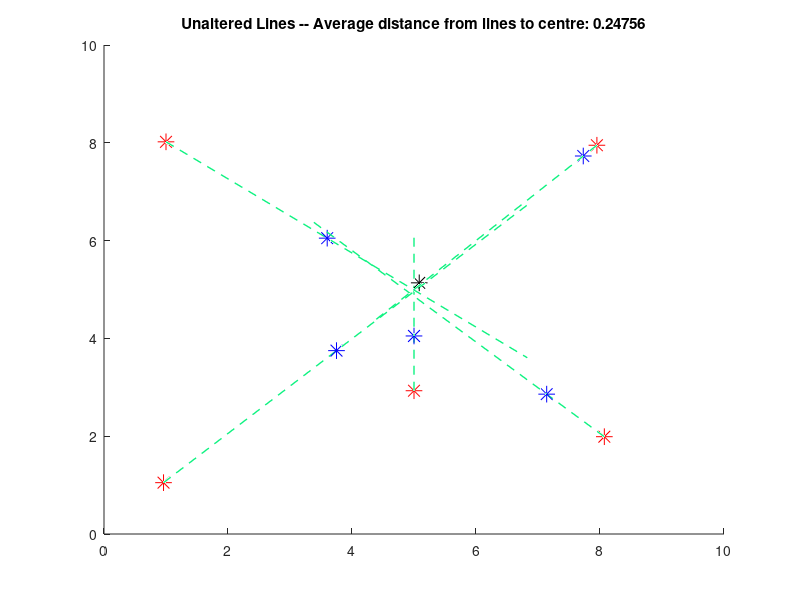
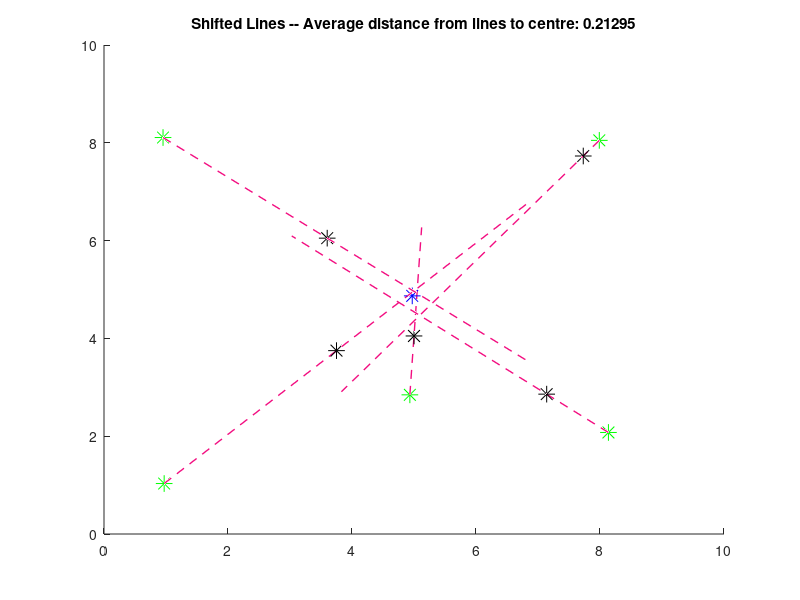

MATLAB code to generate these figures, in order:
% Zachary Baum ~~ 10090150 ~~ 12zmcb
% CISC 271 Winter 2015 ~~ Assignment 4

% This script runs the approximation on all the original data provided, and
% randomly shifted version on the data. The shifting occurs within each
% trial of the script, meaning that every time you run it you should
% recieve different values.
% 
% When performing the approximation, the direction vector, d, is found
% first. Then D is found for the residual calculation. A and b are created
% after finding D for each point of data. Once the approximation of c is
% found, the data is all plotted and the average point-line distance is
% found between the approximation and the lines used. This distance was
% found using the cross-product method; 
%                         
%        Point Line Dist = ||(x - r) cross (c - r)|| / ||(x - r)||
%
% This process is then repeated on the shifted data.


% Used as r's for both plots.
PlanarPoints = [ ...
    [0.96; 1.05; 0] ...
    [1.00; 8.02; 0] ...
    [8.07; 1.99; 0] ...
    [7.95; 7.95; 0] ...
    [5.00; 2.93; 0]];

% Used as x's for both plots.
SpatialPoints = [ ...
    [3.75; 3.75; 13.75] ...
    [3.60; 6.05; 12.98] ...
    [7.14; 2.86;  5.71] ...
    [7.73; 7.73;  1.82] ...
    [5.00; 4.05; 10.48]];


%%%%%%%%%%%%
%
% Running the least squares approximation on the original data points.
%
%%%%%%%%%%%%

r = PlanarPoints;
x = SpatialPoints;

% Create the A matrix and b vector.
A = zeros(length(r(:, 1)));
b = zeros(length(r(:, 1)), 1);

figure;
hold on;

iterationsToDo = length(r);

for i = 1 : iterationsToDo
    
    % Find the direction vector, d for each set of points.
    d = (x(:, i) - r(:, i)) / norm(x(:, i) - r(:, i));

    % Find the D for the residual calculation.
    D = eye(length(d)) - (d * d');

    % Create the A matrix for LHS of equation.
    A = A + (D' * D);
    
    % Create the b vector for RHS of equation.
    b = b + (D' * D * r(:, i));
    
    % Plot lines from the PlanarPoints through the SpatialPoints.
    xPts = [r(1, i), r(1, i) + 30 * d(1)];
    yPts = [r(2, i), r(2, i) + 30 * d(2)];
    zPts = [r(3, i), r(3, i) + 30 * d(3)];
    line(xPts, yPts, zPts, ...
        'LineStyle', '--', ...
        'LineWidth', 1, ...
        'Color', [0.05 0.95 0.5]);
    
    % Plot the initial data (Spatial and Planar) for current iteration.
    plot3(x(1, i), x(2, i), x(3, i), ...
        'b*', ...
        'MarkerSize', 12);
    plot3(r(1, i), r(2, i), r(3, i), ...
        'r*', ...
        'MarkerSize', 12); 
    
end

% Solve the approximation of the point 'c'.
c = A\b;

% Find the average distance from each line to the approximated
% least squares focal point, 'c'.
totalDist = 0;
for i = 1 : iterationsToDo
    
    dist = norm(cross(x(:, i) - r(:, i), c - r(:, i))) / ...
        norm(x(:, i) - r(:, i));
    totalDist = totalDist + dist; 
    
end

avgDist = totalDist / iterationsToDo;

% Add our approximation of 'c' to the graph.
plot3(c(1), c(2), c(3), ...
    'k*', ...
    'MarkerSize', 12);
title(['Unaltered Lines -- Average distance from lines to centre: ', ...
    num2str(avgDist)]);
        
hold off;


%%%%%%%%%%%%
%
% Running the least squares approximation on randomly shifted
% PlanarPoints. Values shifted by are between -0.1 and 0.1 inclusive.
%
%%%%%%%%%%%%

shiftedR = PlanarPoints;
shiftedX = SpatialPoints;

% Create the A matrix and b vector for the shifted data.
shiftedA = zeros(length(shiftedR(:, 1)));
shiftedb = zeros(length(shiftedR(:, 1)), 1);

figure;
hold on;

iterationsToDo = length(shiftedR);

% Randomly shift the PlanarPoints along XY plane by values in the
% range [-0.1 ... 0.1].
a = -0.1;
b = 0.1;

for i = 1 : iterationsToDo
   
    rand1 = a + (b-a) * rand(1,1);
    rand2 = a + (b-a) * rand(1,1);
    shiftedR(1, i) = shiftedR(1, i) + rand1;
    shiftedR(2, i) = shiftedR(2, i) + rand2;
    
end

for i = 1 : iterationsToDo
    
    % Find the direction vector, d for each set of shifted points.
    shiftedd = (shiftedX(:, i) - shiftedR(:, i)) / norm(shiftedX(:, i) - shiftedR(:, i));

    % Find the D for the residual calculation of the shifted points.
    shiftedD = eye(length(shiftedd)) - (shiftedd * shiftedd');

    % Create the A matrix for LHS of equation of the shifted points.
    shiftedA = shiftedA + (shiftedD' * shiftedD);
    
    % Create the b vector for RHS of equation of the shifted points.
    shiftedb = shiftedb + (shiftedD' * shiftedD * shiftedR(:, i));
    
    % Plot lines from the shifted PlanarPoints through the SpatialPoints.
    shiftedXPts = [shiftedR(1, i), shiftedR(1, i) + 30 * shiftedd(1)];
    shiftedYPts = [shiftedR(2, i), shiftedR(2, i) + 30 * shiftedd(2)];
    shiftedZPts = [shiftedR(3, i), shiftedR(3, i) + 30 * shiftedd(3)];
    line(shiftedXPts, shiftedYPts, shiftedZPts, ...
        'LineStyle', '--', ...
        'LineWidth', 1, ...
        'Color', [0.95 0.05 0.5]);
    
    % Plot the initial data (Spatial and shifted Planar) for current
    % iteration.
    plot3(shiftedX(1, i), shiftedX(2, i), shiftedX(3, i), ...
        'k*', ...
        'MarkerSize', 12);
    plot3(shiftedR(1, i), shiftedR(2, i), shiftedR(3, i), ...
        'g*', ...
        'MarkerSize', 12); 
    
end

% Solve the approximation of the point 'c' for the shifted data.
shiftedc = shiftedA\shiftedb;

% Find the average distance from each line to the approximated
% least squares focal point, 'c' for the shifted data.
totalDist = 0;
for i = 1 : iterationsToDo
    
    dist = norm(cross(shiftedX(:, i) - shiftedR(:, i), ...
        shiftedc - shiftedR(:, i))) / norm(shiftedX(:, i) - shiftedR(:, i));
    totalDist = totalDist + dist; 
    
end

avgDist = totalDist / iterationsToDo;

% Add our approximation of 'c' to the graph for the shifted data.
plot3(shiftedc(1), shiftedc(2), shiftedc(3), ...
    'b*', ...
    'MarkerSize', 12);
title(['Shifted Lines -- Average distance from lines to centre: ', ...
    num2str(avgDist)]);
        
hold off;
